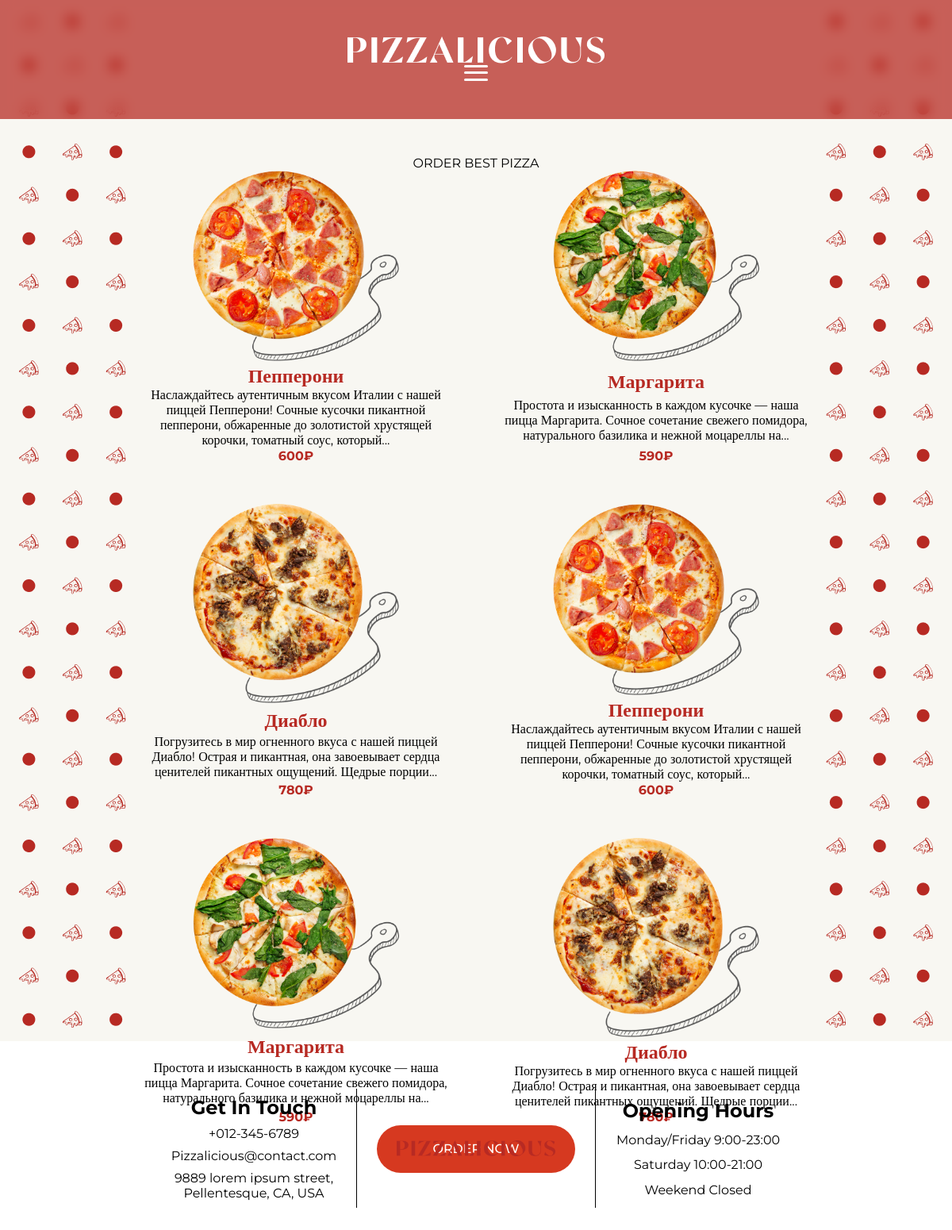
Page /menu.php on the committed database.
### tables this page shows
CREATE TABLE `goods` (
  `id` int(10) NOT NULL,
  `name` varchar(100) NOT NULL,
  `type` varchar(100) NOT NULL,
  `description` text NOT NULL,
  `price` decimal(10,0) NOT NULL,
  `img_path` varchar(200) NOT NULL
);

### render-Template.php (called while the page is built, shortened)
<?php
function renderTemplate($view, $data)
{
    extract($data);
    require $view;
    $output = ob_get_clean();
    return $output;
}
function truncateText($text, $maxWords = 20) {
    $words = explode(' ', $text);
    if (count($words) > $maxWords) {
        return implode(' ', array_slice($words, 0, $maxWords)) . '...';
    }
    return $text;
}

### data.php (called while the page is built)
<?php
$mysql = new mysqli('localhost', 'root', '', 'pizza_bd');
$items_list = $mysql -> query("SELECT * FROM `goods`
WHERE 1");

### templates/item-menu.php (the view, shortened to what this page needs)
<div class="sectionMenu__block--three__card">
    <a href="#" class="card_img_link" data-id="<?=$item['id'];?>">
        <img src="<?=$item['img_path']?>" alt="" class="card_img">
    </a>
    <a href="#" class="name_link" data-id="<?=$item['id'];?>">
    <p class="name">
        <?=$item['name'];?>
    </p>
    </a>
    <a href="#" class="descript_link" style="color: #000000;" data-id="<?=$item['id'];?>">
    <p class="descript">
        <?=truncateText($item['description']);?>
    </p>
    </a>
    <a href="#" class="price_button_link" data-id="<?=$item['id'];?>">
    <button style="cursor: pointer;" class="price_button">
        <?=$item['price'];?>₽
    </button>
    </a>
</div>

### templates/header.php (shortened to what this page needs)
<?php
$user = isset($_COOKIE['user']) ? $_COOKIE['user'] : null;
?>
<div class="route">
    <div class="route__two">
        <img style="max-width: 324px; width: 100%;" src="img/Pizzalicious.png" alt="">
    </div>
    <div class="burger-menu" id="burgerMenu">
        <span></span>
        <span></span>
        <span></span>
    </div>
</div>

### templates/menupage.php (shortened to what this page needs)
<section class="sectionMenu">
                <div class="sectionMenu__block">
                    <img src="img/fiveLeft.png" alt="">
                    <div class="sectionMenu__block--center">
                        <div>
                            <p>ORDER BEST PIZZA</p>
                        </div>
                        <div>
                            <div class="sectionMenu__block--center--blockTwo__col">
                                    <?php if($items != NULL):?>
                                        <?php foreach($items as $item):?>
                                            <?=renderTemplate('templates/item-menu.php', ['item' => $item]);?>
                                        <?php endforeach; ?>
                                    <?php endif;?>
                            </div>
                        </div>
                        <div>
                            <button class="--red">
                            </button>
                        </div>
                    </div>
                    <img src="img/fiveRight.png" alt="">
                </div>
</section>

### templates/layout.php (shortened to what this page needs)
<!DOCTYPE html>
<html lang="ru">
<head>
    <link rel="stylesheet" href="css/style.css">
</head>
<body>
    <header>
        <?= $header; ?>
    </header>
    <main>
        <?= $content; ?>
    </main>
    <footer>
            <div class="footer__block" id="contacts">
                <div style="display: flex;flex-direction: column;justify-content: space-evenly;height: 100%;">
                    <p style="font-size: 24px; font-weight:bold;">
                        Get In Touch
                    </p>
                    <p>
                        +012-345-6789
                    </p>
                    <p>
                        Pizzalicious@contact.com
                    </p>
                    <p>
                        9889 lorem ipsum street, Pellentesque, CA, USA
                    </p>
                </div>
                <div class="footer__block--time">
                    <img src="img/PizzaliciousFooter.png" alt="">
                </div>
                <div style="display: flex;flex-direction: column;justify-content: space-evenly;height: 100%;">
                    <p style="font-size: 24px; font-weight:bold;">
                        Opening Hours
                    </p>
                    <p>
                        Monday/Friday 9:00-23:00
                    </p>
                    <p>
                        Saturday 10:00-21:00
                    </p>
                    <p>
                        Weekend Closed
                    </p>
                </div>
            </div>
    </footer>
</body>
</html>

### menu.php
<?php
require_once("data.php");
require_once("render-Template.php");
$header_content = renderTemplate('templates/header.php', ['items' => $items_list]);
$page_content = renderTemplate('templates/menupage.php', ['items' => $items_list]);
$layout_content = renderTemplate('templates/layout.php', ['title' => "Abob",'content' => $page_content, 'header' => $header_content]);
echo $layout_content;

### css/style.css (style rules this page uses)
* { font-family: 'Montserrat'; }
p { margin: 0 0 0 0; }
body { max-width: 1920px; height: 100%; background-color: #FFFFFF; margin: 0 auto; }
header { height: 150px; width: 100%; max-width: 1920px; display: flex; justify-content: center; align-items: center; position: fixed; right: 0; left: 0; margin: 0 auto; background-color: #b72a23bd; backdrop-filter: blur(8px); z-index: 2; transition: top 0.5s ease; }
main { height: auto; }
.route { width: 100%; display: grid; grid-template-columns: 430px auto 420px; grid-template-rows: 40px; z-index: 2; padding: 0 160px; }
.route__two { display: flex; align-items: center; justify-content: center; }
.burger-menu { display: none; flex-direction: column; justify-content: space-around; width: 30px; height: 25px; cursor: pointer; }
.burger-menu span { display: block; height: 3px; background-color: white; border-radius: 3px; }
.--red { background: #D63920; width: 250px; height: 60px; border: none; border-radius: 30px; cursor: pointer; font-size: 16px; color: #FFFFFF; font-weight: 500; transition: background-color 0.3s ease, color 0.3s ease; }
.card_img_link { width: 384px; }
.name { font-size: 24px; color: #B72A23; font-weight: bold; }
.descript { text-align: center; }
.price_button { border: none; background: transparent; color: #B72A23; font-weight: bold; font-size: 16px; }
footer { min-height: 400px; display: flex; justify-content: center; }
.footer__block { width: 1200px; display: grid; grid-template-columns: 400px 400px 400px; grid-template-rows: 150px auto; align-items: center; justify-items: center; justify-content: center; align-content: center; text-align: center; row-gap: 20px; }
.footer__block--time { width: 100%; height: 100%; display: flex; justify-content: center; align-items: center; border-right: 1px solid; border-left: 1px solid; }
.sectionMenu__block { display: flex; flex-direction: row; justify-content: space-between; align-items: center; background-color: #F8F7F2; }
.sectionMenu__block--center { width: 1500px; height: 920px; display: grid; justify-items: center; grid-template-columns: 100%; grid-template-rows: auto auto; }
.sectionMenu__block--center--blockTwo__col { height: 100%; display: flex; row-gap: 50px; flex-wrap: wrap; justify-content: space-between; }
.sectionMenu__block--three__card { width: 400px; display: flex; flex-direction: column; align-items: center; justify-content: space-between; }
@media screen and (min-width: 1025px) and (max-width: 1200px) { .route { width: 100%; display: flex; z-index: 2; padding: 0 160px; justify-content: center; align-items: center; flex-direction: column; align-content: center; } }
@media screen and (min-width: 1025px) and (max-width: 1200px) { .burger-menu { display: flex; } }
@media screen and (min-width: 1025px) and (max-width: 1200px) { .card_img_link { width: 260px; } }
@media screen and (min-width: 1025px) and (max-width: 1200px) { .card_img { width: 260px; } }
@media screen and (min-width: 1025px) and (max-width: 1200px) { footer { min-height: 290px; } }
@media screen and (min-width: 1025px) and (max-width: 1200px) { .footer__block { grid-template-columns: 260px 300px 260px; } }
@media screen and (min-width: 1025px) and (max-width: 1200px) { .footer__block--time img { width: 200px; } }

### templates/item-menu.php (style rules this page uses)
.sectionMenu__block--three__card a { text-decoration: none; }

### rows in the picture
goods: img_path (picture), name "Пепперони", description "Наслаждайтесь аутентичным вкусом Италии с нашей пиццей Пепперони! Сочные кусочки пикантной пепперони, обжаренные до золотистой хрустящей корочки, томатный соус, который...", price "600"
goods: img_path (picture), name "Маргарита", description "Простота и изысканность в каждом кусочке — наша пицца Маргарита. Сочное сочетание свежего помидора, натурального базилика и нежной моцареллы на...", price "590"
goods: img_path (picture), name "Диабло", description "Погрузитесь в мир огненного вкуса с нашей пиццей Диабло! Острая и пикантная, она завоевывает сердца ценителей пикантных ощущений. Щедрые порции...", price "780"
goods: img_path (picture), name "Пепперони", description "Наслаждайтесь аутентичным вкусом Италии с нашей пиццей Пепперони! Сочные кусочки пикантной пепперони, обжаренные до золотистой хрустящей корочки, томатный соус, который...", price "600"
goods: img_path (picture), name "Маргарита", description "Простота и изысканность в каждом кусочке — наша пицца Маргарита. Сочное сочетание свежего помидора, натурального базилика и нежной моцареллы на...", price "590"
goods: img_path (picture), name "Диабло", description "Погрузитесь в мир огненного вкуса с нашей пиццей Диабло! Острая и пикантная, она завоевывает сердца ценителей пикантных ощущений. Щедрые порции...", price "780"
